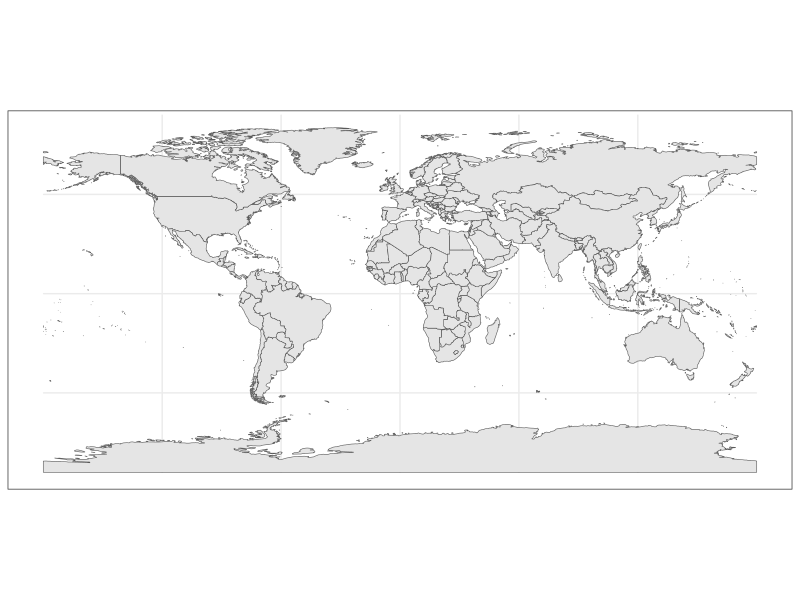
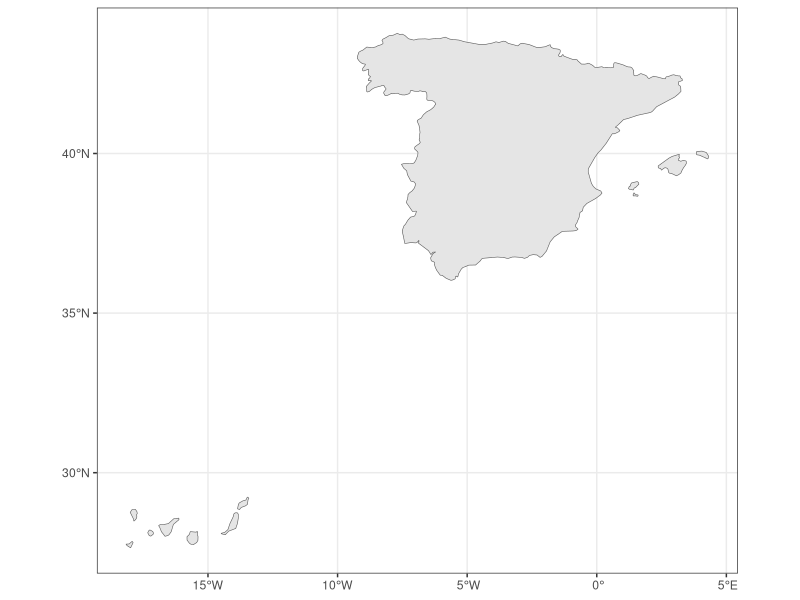

Here is the R script that generated these plots, in order: (Note: this script raises an error after producing the figures.)
library(ggplot2)
library(sf)
library(rnaturalearth)



worldmap <- ne_countries(scale = 'medium', type = 'map_units',
                         returnclass = 'sf')
# have a look at these two columns only
head(worldmap[c('name', 'continent')])

ggplot() + geom_sf(data = worldmap) + theme_bw()

#Spain alone
spain <- worldmap[worldmap$name == 'Spain',]
ggplot() + geom_sf(data = spain) + theme_bw()

#crop to only get Barcelona
Barcelona_dt <- data.table(longitude=41.3874, latitude = 2.1686, city = "Barcelona")
#create spatial point object for Barcelona
Barcelona_dt <- SpatialPointsDataFrame(coords=Barcelona_dt[, c("longitude", "latitude")], 
                                       data = Barcelona_dt[, "city"], proj4string = CRS("+proj=longlat +datum=WGS84"))

ggplot() + geom_sf(data = worldmap) +
  coord_sf(xlim = c(-1, 5), ylim = c(41, 43), expand = FALSE) +
  theme_bw() + geom_point(aes(x=2.1686, y=41.3874), colour="blue")
#Europe
europe <- worldmap[worldmap$continent == 'Europe',]
ggplot() + geom_sf(data = europe) + theme_bw()

#cropping
ggplot() + geom_sf(data = worldmap) +
  coord_sf(xlim = c(-20, 45), ylim = c(30, 73), expand = FALSE) +
  theme_bw()

############################################################################################
#https://vangdata.carto.com/tables/shapefiles_barcelona_distrito/public
Barcelona_sf1 <- read_sf(dsn = "C:/Users/mahim/Downloads", layer = "shapefiles_barcelona_distrito")
#class(Barcelona_sf1)
#dfB = fortify(Barcelona_sf1)
tm_shape(Barcelona_sf1)+ tm_fill(col = "#e6e6e6") + tm_borders(col ="black") 



# The mtcars dataset:
data <- as.matrix(mtcars)

# Default Heatmap
heatmap(data)
# Use 'scale' to normalize
heatmap(data, scale="column")
